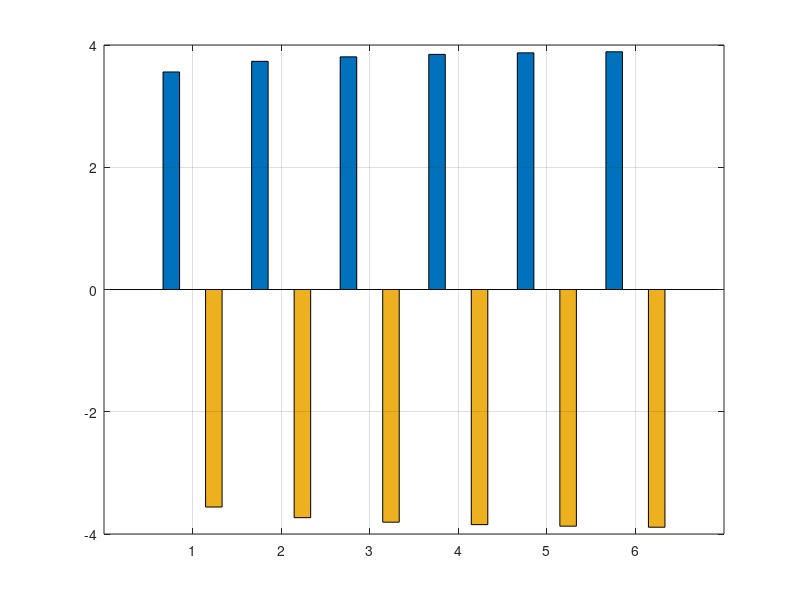

Here is the MATLAB script that generated this plot: (Note: this script raises an error after producing the figure.)
%% tabla_informe.m — Tabla del informe y validación (Pasa Banda)
clear; clc; close all;
rng(42);

%% ============ PARÁMETROS GLOBALES ============
beta  = 0.35;
span  = 6;
sps   = 8;
M     = 4;
fc    = 0.15; % Frecuencia portadora
BER_obj = [1e-2, 1e-3, 1e-4, 1e-5, 1e-6, 1e-7];

%% ============ CÁLCULO TEÓRICO ============
Qinv = @(p) sqrt(2) * erfcinv(2*p);

% 4-QAM y 4-PSK (Gray)
EbNo_QAM = 10*log10( Qinv(BER_obj).^2 / 2 );
EbNo_PSK = EbNo_QAM;

% 4-PAM (Gray, aproximación del vecino más cercano)
EbNo_PAM = 10*log10( Qinv(BER_obj/0.75).^2 / 0.8 );

% Matriz con los 3 esquemas: columnas = [4-PAM, 4-QAM, 4-PSK]
EbNo_tabla = [EbNo_PAM(:), EbNo_QAM(:), EbNo_PSK(:)];

%% ============ TABLA 1: Eb/N0 Teórico ============
fprintf('\n\n========= TABLA DE Eb/N0 TEÓRICO (dB) =========\n');
fprintf('  BER    |  Eb/N0 4-PAM |  Eb/N0 4-QAM |  Eb/N0 4-PSK\n');
fprintf('---------+--------------+--------------+--------------\n');
for j = 1:length(BER_obj)
    fprintf(' 10^%-3d  |    %6.2f    |    %6.2f    |    %6.2f\n', ...
        round(log10(BER_obj(j))), ...
        EbNo_tabla(j,1), EbNo_tabla(j,2), EbNo_tabla(j,3));
end
fprintf('===============================================\n');

%% ============ TABLA 2: Diferencias ΔEb/N0 ============
fprintf('\n\n============ TABLA DE DIFERENCIAS ΔEb/N0 (dB) ============\n');
fprintf('  BER    | 4PAM-4QAM | 4PSK-4QAM | 4PSK-4PAM\n');
fprintf('---------+-----------+-----------+-----------\n');
for j = 1:length(BER_obj)
    d1 = EbNo_tabla(j,1) - EbNo_tabla(j,2);   % 4PAM - 4QAM
    d2 = EbNo_tabla(j,3) - EbNo_tabla(j,2);   % 4PSK - 4QAM
    d3 = EbNo_tabla(j,3) - EbNo_tabla(j,1);   % 4PSK - 4PAM
    fprintf(' 10^%-3d  |   %+6.2f  |   %+6.2f  |   %+6.2f\n', ...
        round(log10(BER_obj(j))), d1, d2, d3);
end
fprintf('==========================================================\n');

%% ============ GRÁFICA DE BARRAS ============
figure('Name', 'Tabla ΔEb/N0', 'Position', [200 200 800 450]);
Delta = [EbNo_tabla(:,1) - EbNo_tabla(:,2), ...   
         EbNo_tabla(:,3) - EbNo_tabla(:,2), ...   
         EbNo_tabla(:,3) - EbNo_tabla(:,1)];      

b = bar(Delta, 'grouped');
grid on;
b(1).FaceColor = [0.2 0.4 0.8];
b(2).FaceColor = [0.2 0.7 0.3];
b(3).FaceColor = [0.8 0.2 0.2];

set(gca, 'XTickLabel', ...
    {'10^{-2}','10^{-3}','10^{-4}','10^{-5}','10^{-6}','10^{-7}'}, ...
    'FontSize', 11);
xlabel('BER', 'FontSize', 12);
ylabel('\Delta E_b/N_0 (dB)', 'FontSize', 12);
title('Diferencias de E_b/N_0 entre esquemas', 'FontSize', 13);
legend({'4PAM - 4QAM', '4PSK - 4QAM', '4PSK - 4PAM'}, ...
    'Location', 'best');
yline(0, 'k-', 'LineWidth', 1);

%% ============ TABLA 3: VALIDACIÓN POR SIMULACIÓN ============
fprintf('\n\nValidando por simulación (N = 500000 símbolos por esquema)...\n');

N_val = 500000; 
tipos_val = {'PAM', 'QAM', 'PSK'};
N_validar = 3; % Validar solo 1e-2, 1e-3, 1e-4
BER_sim = nan(N_validar, 3);

h = filtro_srrc(beta, span, sps);
retardo = span * sps;

for t = 1:3
    switch tipos_val{t}
        case 'PAM', [simb, bits_tx, k] = mapeo_pam(M, N_val);
        case 'QAM', [simb, bits_tx, k] = mapeo_qam(M, N_val);
        case 'PSK', [simb, bits_tx, k] = mapeo_psk(M, N_val);
    end
    C  = constelacion(M, tipos_val{t});
    
    % 1. Conformación en Banda Base
    sen_bb_tx = conv(mi_upsample(simb, sps), h, 'full');
    
    % 2. Modulación a Pasa Banda
    n = (0:length(sen_bb_tx)-1)';
    sen_pb_tx = real(sen_bb_tx .* exp(1j*2*pi*fc*n));
    
    for j = 1:N_validar
        % 3. Canal AWGN Real
        sen_pb_rx = canal_awgn(sen_pb_tx, EbNo_tabla(j,t), k);
        
        % 4. Demodulación I/Q
        I_rx = 2 * sen_pb_rx .* cos(2*pi*fc*n);
        Q_rx = -2 * sen_pb_rx .* sin(2*pi*fc*n);
        sen_bb_rx = I_rx + 1j*Q_rx;
        
        % 5. Filtro Rx y Muestreo
        filtrada = conv(sen_bb_rx, h, 'full');
        muestras = filtrada(retardo+1 : sps : retardo + N_val*sps);
        
        % 6. Decisión
        [bits_rx, ~] = decisor(muestras, C, k);
        BER_sim(j,t) = sum(bits_tx ~= bits_rx) / length(bits_tx);
    end
end

fprintf('\n===== BER SIMULADA vs BER OBJETIVO =====\n');
fprintf('  BER obj |  4-PAM sim  |  4-QAM sim  |  4-PSK sim\n');
fprintf('----------+-------------+-------------+------------\n');
for j = 1:N_validar
    fprintf('  %.0e  |  %.2e  |  %.2e  |  %.2e\n', ...
        BER_obj(j), BER_sim(j,1), BER_sim(j,2), BER_sim(j,3));
end
fprintf('========================================\n');
